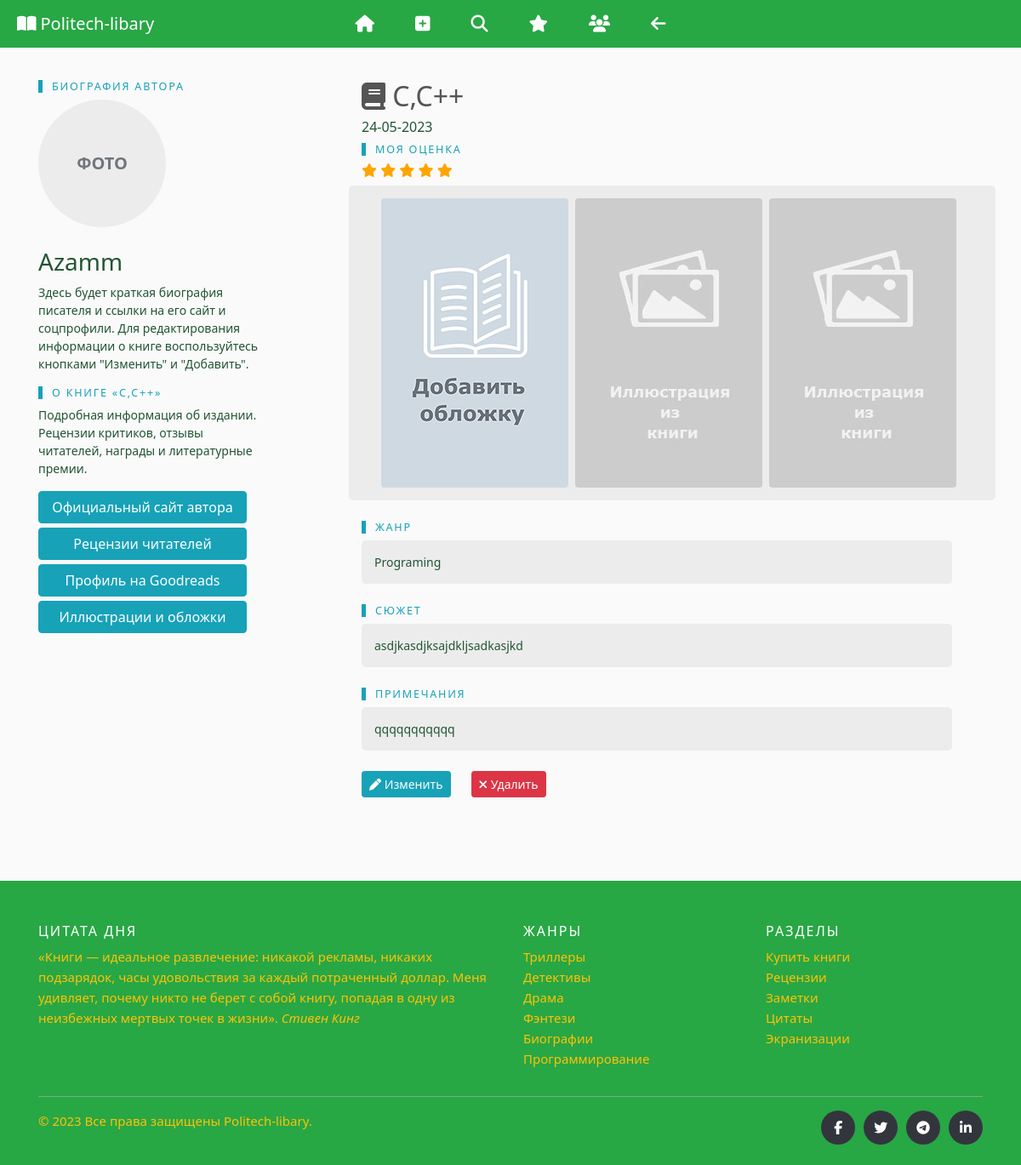
The page /2/ (signed in) on the database its author committed.
### reader/models.py (models this page shows, shortened)
@dataclass
class Book(db.Model):
    id: int
    title: str
    author: str
    genre: str
    cover: str
    bookpdf: str
    rating: int
    description: str
    notes: str
    created_at: str
    id = db.Column(db.Integer, primary_key=True)
    title = db.Column(db.String(100), unique=True, nullable=False)
    author = db.Column(db.String(100), nullable=False)
    genre = db.Column(db.String(20), nullable=False)
    rating = db.Column(db.Integer)
    cover = db.Column(db.String(50), nullable=False, default='default.jpg')
    bookpdf = db.Column(db.String(50), nullable=False)
    description = db.Column(db.Text)
    notes = db.Column(db.Text)
    created_at = db.Column(db.DateTime(timezone=True),
                           server_default=func.now())

### reader/routes.py (the view)
@app.route('/<int:book_id>/')
@login_required
def book(book_id):
    if current_user.is_admin:
        book = Book.query.get_or_404(book_id)
        return render_template('book.html', book=book)
    elif not current_user.is_admin:
        return abort(404)

### reader/models.py (called while the page is built)
@app.login_manager.user_loader
def load_user(user_id):
    return db.session.query(User).get(user_id)

### reader/templates/book.html (shortened to what this page needs)
{% extends 'base.html' %}
{% block content %}
<div class="container" style="margin-top:30px">
  <div class="row">
    <div class="col-sm-4">
      <h4 class="heading">Биография автора</h4>
      <div class="circle">
        <span>Фото</span>
      </div>
      <div class="book">
      <h3 class="mt-4">{{ book.author }}</h5>
      <p>Здесь будет краткая биография писателя и ссылки на его сайт и соцпрофили. Для редактирования информации о книге воспользуйтесь кнопками "Изменить" и "Добавить".</p>
      <h4 class="heading">О книге «{{ book.title }}»</h4>
      <p>Подробная информация об издании. Рецензии критиков, отзывы читателей, награды и литературные премии.</p>
    </div>
<div class="col-xs-12 sidebutton-wrapper">
  <button type="button" class="btn btn-info">Официальный сайт автора</button>
  <button type="button" class="btn btn-info">Рецензии читателей</button>
  <button type="button" class="btn btn-info">Профиль на Goodreads</button>
  <button type="button" class="btn btn-info">Иллюстрации и обложки</button>
</div>
    </div>
    <div class="col-sm-8">
      <h2><i class="fa fa-book"></i> {{ book.title }}</h2>
      <h6>{{ book.created_at.strftime('%d-%m-%Y') }}</h6>
          <h4 class="heading">Моя оценка</h4>
          <h6>{% set stars = book.rating | int %}
          {% for n in range(stars) %}
          <span class="fa fa-star checked" style="color:orange"></span>
          {% endfor %}
      </h6>
      <div class="book-cover row justify-content-center  mb-4">
          <a href="{{ url_for('send_file', filename=book.cover) }}"><img src="{{ url_for('send_file', filename=book.cover) }}" class="rounded mr-2" alt="Обложка {{ book.title }}"></a>
          <a href="{{ url_for('send_file', filename='illustration.jpg') }}"><img src="{{ url_for('send_file', filename='illustration.jpg') }}" class="rounded mr-2" alt="Обложка {{ book.title }}"></a>
          <a href="{{ url_for('send_file', filename='illustration.jpg') }}"><img src="{{ url_for('send_file', filename='illustration.jpg') }}" class="rounded mr-2" alt="Обложка {{ book.title }}"></a>
      </div>
      <div>
      <h4 class="heading">Жанр</h4>
      <div class="book-info mb-4">
      <p>{{ book.genre.title() }}</p>
      </div>
      <h4 class="heading">Сюжет</h4>
      <div class="book-info mb-4">
      <p>{{ book.description }}</p>
      </div>
      <h4 class="heading">Примечания</h4>
      <div class="book-info mb-4">
      <p>{{ book.notes }}</p>
      </div>
            <div class="text-center d-flex">
      <button type="button" class="btn btn-info btn-sm mr-4">
       <a href="{{ url_for('edit', book_id=book.id) }}" style="color:white; text-decoration:none"><i class="fas fa-pen"></i> Изменить</a>
      </button>
      <form action="{{ url_for('delete', book_id=book.id) }}" method="POST">
        <button class='btn btn-danger btn-sm' type="submit" value="Удалить" onclick="return confirm('Удалить книгу?')"><i class="fa fa-times"></i> Удалить</button>
      </form>
    </div>
 </div>
  </div>
   </div>
    </div>
{% endblock %}

### reader/templates/base.html (shortened to what this page needs)
<!DOCTYPE html>
<html lang="en">
<head>
  <link rel="stylesheet" href="https://cdn.jsdelivr.net/npm/bootstrap@4.6.1/dist/css/bootstrap.min.css">
  <link href="{{ url_for('static', filename='css/style.css') }}" rel="stylesheet">
</head>
<body>
 <nav class="navbar bg-success navbar-dark justify-content-center navdesctop">
      <a class="navbar-brand logo-brand mr-5" href="{{ url_for('index') }}"><i class="fa fa-book-open" style="padding-right:5px"></i>Politech-libary</a>
      <a class="navbar-brand mr-5 ml-5" href="{{ url_for('index') }}"><i class="fa fa-home"></i></a>
      <a class="navbar-brand mr-5" href="{{ url_for('create') }}"><i class="fa fa-plus-square"></i></a>
      <a class="navbar-brand mr-5" href="{{ url_for('search') }}"><i class="fa fa-search"></i></a>
      <a class="navbar-brand mr-5" href="{{ url_for('best') }}"><i class="fa fa-star"></i></a>
      <a class="navbar-brand mr-5" href="{{ url_for('users') }}"><i class="fa fa-users"></i></a>
      <a class="navbar-brand mr-5" href="{{ url_for('logout') }}"><i class="fa fa-arrow-left"></i></a>
 </nav>
<div class="container justify-content-center mx-auto mb-5 row pa">
  <div class="row justify-content-center mt-5">
    {% block content %} {% endblock %}
    </div>
  </div>
    <footer class="site-footer bg-success">
      <div class="container">
        <div class="row">
          <div class="col-sm-12 col-md-6">
            <h6>Цитата дня</h6>
            <p class="text-warning">«Книги — идеальное развлечение: никакой рекламы, никаких подзарядок, часы удовольствия за каждый потраченный доллар. Меня удивляет, почему никто не берет с собой книгу, попадая в одну из неизбежных мертвых точек в жизни». <i>Стивен Кинг</i></p>
          </div>
          <div class="col-xs-6 col-md-3">
            <h6>Жанры</h6>
            <ul class="footer-links">
              <li><a class="text-warning" href="/thrillers/">Триллеры</a></li>
              <li><a class="text-warning" href="/detectiv/">Детективы</a></li>
              <li><a class="text-warning" href="/drama/">Драма</a></li>
              <li><a class="text-warning" href="/fantastic">Фэнтези</a></li>
              <li><a class="text-warning" href="/biografi">Биографии</a></li>
              <li><a class="text-warning" href="/programing">Программирование</a></li>
            </ul>
          </div>
          <div class="col-xs-6 col-md-3">
            <h6>Разделы</h6>
            <ul class="footer-links">
              <li><a class="text-warning" href="">Купить книги</a></li>
              <li><a class="text-warning" href="">Рецензии</a></li>
              <li><a class="text-warning" href="">Заметки</a></li>
              <li><a class="text-warning" href="">Цитаты</a></li>
              <li><a class="text-warning" href="">Экранизации</a></li>
            </ul>
          </div>
        </div>
        <hr>
      </div>
      <div class="container">
        <div class="row">
          <div class="col-md-8 col-sm-6 col-xs-12">
            <p class="copyright-text text-warning">&copy; 2023 Все права защищены
         <a class="text-warning" href="#">Politech-libary</a>.
            </p>
          </div>
          <div class="col-md-4 col-sm-6 col-xs-12">
            <ul class="social-icons">
              <li><a class="facebook text-white" href="#"><i class="fa fa-facebook"></i></a></li>
              <li><a class="twitter text-white" href="#"><i class="fa fa-twitter"></i></a></li>
              <li><a class="dribbble text-white" href="#"><i class="fa fa-telegram"></i></a></li>
              <li><a class="linkedin text-white" href="#"><i class="fa fa-linkedin"></i></a></li>
            </ul>
          </div>
        </div>
      </div>
</footer>
</body>
</html>

### reader/static/css/style.css (style rules this page uses)
:root { --bs-font-sans-serif: system-ui, -apple-system, "Segoe UI", Roboto, "Helvetica Neue", Arial, "Noto Sans", "Liberation Sans", sans-serif, "Apple Color Emoji", "Segoe UI Emoji", "Segoe UI Symbol", "Noto Color Emoji"; --bs-font-monospace: SFMono-Regular, Menlo, Monaco, Consolas, "Liberation Mono", "Courier New", monospace; }
* { box-sizing: border-box; }
html, body { width: 100%; height: 100%; }
.circle { width: 150px; height: 150px; background: #ececec; text-align: center; border-radius: 100%; font-size: 20px; padding-top: 10px; }
.circle span { font-size: 20px; color: #6f767c; text-transform: uppercase; font-weight: 900; margin-top: 50px; display: block; }
body { padding: 1rem 0; background: #fafafa; color:#253; font-family:var(--bs-font-sans-serif); font-size:0.875rem; font-weight:400; }
h2, .h2 { font-size:calc(1.325rem + .9vw) }
@media (min-width: 1200px) { h2, .h2 { font-size:2rem; color: #555; } }
h3, .h3 { font-size:calc(1.3rem + .6vw) }
@media (min-width: 1200px) { h3, .h3 { font-size:1.75rem } }
h4, .h4 { font-size:calc(1.275rem + .3vw) }
@media (min-width: 1200px) { h4, .h4 { font-size:1.5rem } }
h6, .h6 { font-size:1rem }
a { color:#4f4f4f }
.book p { width:75%; }
.book-info p { width:95%; border-radius: 5px; background-color: #ececec; padding: 15px }
.book-cover { width:auto; border-radius: 5px; background-color: #ececec; padding: 15px }
.heading { position:relative; padding-left:1rem; font-size:.9em; text-transform:uppercase; letter-spacing:0.11rem; color:#17a2b8 }
.heading:before { content:""; display:inline-block; width:5px; height:100%; background:#17a2b8; position:absolute; left:0; top:0 }
.sidebutton-wrapper .btn { margin-bottom:5px; width: 70%; }
.site-footer { padding:45px 0 20px; font-size:15px; line-height:24px; color:#737373; }
.site-footer hr { border-top-color:#bbb; opacity:0.5 }
.site-footer h6 { color:#fff; font-size:16px; text-transform:uppercase; margin-top:5px; letter-spacing:2px }
.site-footer a { color:#737373; }
.footer-links { padding-left:0; list-style:none }
.footer-links li { display:block }
.footer-links a { color:#737373 }
.site-footer .social-icons { text-align:right }
.site-footer .social-icons a { width:40px; height:40px; line-height:40px; margin-left:6px; margin-right:0; border-radius:100%; background-color:#33353d }
.copyright-text { margin:0 }
.social-icons { padding-left:0; margin-bottom:0; list-style:none }
.social-icons li { display:inline-block; margin-bottom:4px }
.social-icons a { background-color:#eceeef; color:#818a91; font-size:16px; display:inline-block; line-height:44px; width:44px; height:44px; text-align:center; margin-right:8px; border-radius:100%; -webkit-transition:all .2s linear; -o-transition:all .2s linear; transition:all .2s linear }
.navdesctop { position: fixed; top: 0; right: 0; left: 0; z-index: 1030; }
.logo-brand { position: absolute; left: 0; padding-left: 20px; }
.pa { padding-bottom: 50px; }

### rows shown on the page
Book: author "Azamm", title "C,C++", created_at "24-05-2023", rating 5 (drawn), cover (placeholder picture), genre "Programing", description "asdjkasdjksajdkljsadkasjkd", notes "qqqqqqqqqqq"
